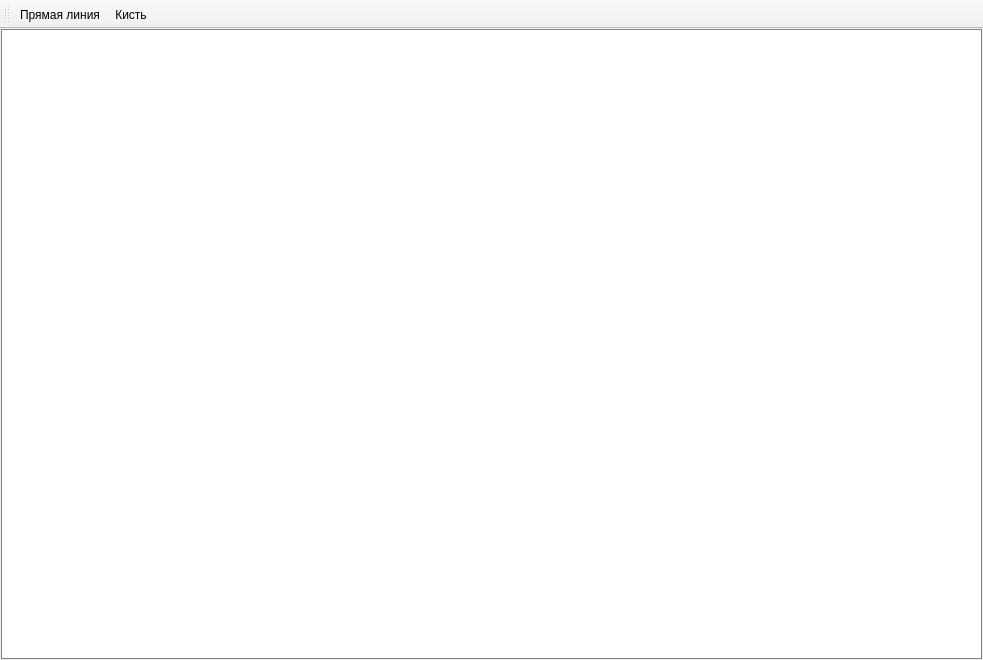
<?xml version="1.0" encoding="UTF-8"?>
<ui version="4.0">
 <class>MainWindow</class>
 <widget class="QMainWindow" name="MainWindow">
  <property name="geometry">
   <rect>
    <x>0</x>
    <y>0</y>
    <width>983</width>
    <height>660</height>
   </rect>
  </property>
  <property name="windowTitle">
   <string>MainWindow</string>
  </property>
  <widget class="QWidget" name="centralwidget">
   <property name="sizePolicy">
    <sizepolicy hsizetype="Preferred" vsizetype="Preferred">
     <horstretch>0</horstretch>
     <verstretch>0</verstretch>
    </sizepolicy>
   </property>
   <layout class="QHBoxLayout" name="horizontalLayout" stretch="0">
    <property name="spacing">
     <number>0</number>
    </property>
    <property name="sizeConstraint">
     <enum>QLayout::SizeConstraint::SetDefaultConstraint</enum>
    </property>
    <property name="leftMargin">
     <number>1</number>
    </property>
    <property name="topMargin">
     <number>0</number>
    </property>
    <property name="rightMargin">
     <number>1</number>
    </property>
    <property name="bottomMargin">
     <number>1</number>
    </property>
    <item>
     <widget class="DrawingCanvas" name="Canvas" native="true">
      <property name="sizePolicy">
       <sizepolicy hsizetype="Minimum" vsizetype="Preferred">
        <horstretch>0</horstretch>
        <verstretch>0</verstretch>
       </sizepolicy>
      </property>
      <property name="layoutDirection">
       <enum>Qt::LayoutDirection::RightToLeft</enum>
      </property>
      <property name="autoFillBackground">
       <bool>false</bool>
      </property>
      <property name="styleSheet">
       <string notr="true">background-color: white; border: 1px solid gray;</string>
      </property>
     </widget>
    </item>
   </layout>
  </widget>
  <widget class="QMenuBar" name="menubar">
   <property name="geometry">
    <rect>
     <x>0</x>
     <y>0</y>
     <width>983</width>
     <height>25</height>
    </rect>
   </property>
  </widget>
  <widget class="QToolBar" name="toolBar">
   <property name="windowTitle">
    <string>toolBar</string>
   </property>
   <attribute name="toolBarArea">
    <enum>TopToolBarArea</enum>
   </attribute>
   <attribute name="toolBarBreak">
    <bool>false</bool>
   </attribute>
   <addaction name="actionLine"/>
   <addaction name="actionFreehand"/>
  </widget>
  <action name="actionFreehand">
   <property name="text">
    <string>Кисть</string>
   </property>
   <property name="menuRole">
    <enum>QAction::MenuRole::NoRole</enum>
   </property>
  </action>
  <action name="actionLine">
   <property name="text">
    <string>Прямая линия</string>
   </property>
   <property name="menuRole">
    <enum>QAction::MenuRole::NoRole</enum>
   </property>
  </action>
 </widget>
 <customwidgets>
  <customwidget>
   <class>DrawingCanvas</class>
   <extends>QWidget</extends>
   <header>drawingcanvas.h</header>
   <container>1</container>
  </customwidget>
 </customwidgets>
 <resources/>
 <connections/>
</ui>
